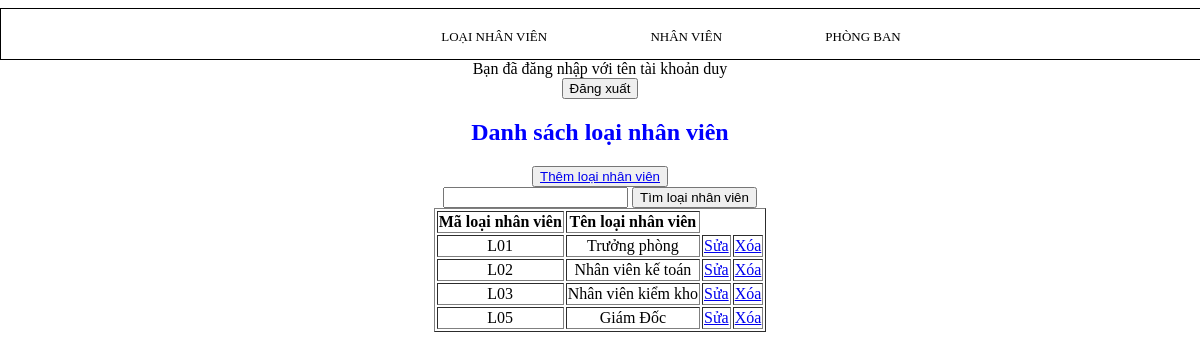
Page /Index_LNV.php (signed in) on the committed database.
### tables this page shows
CREATE TABLE `loainv` (
  `MALOAINV` varchar(5) NOT NULL,
  `TENLOAINV` varchar(20) NOT NULL
);

### Index_LNV.php (the view, shortened to what this page needs)
<!DOCTYPE html>
<html lang="en">
<head>
</head>
<body>
<?php
include('connectnv.php');
include('H.php');
?>
<?php
if (isset($_SESSION['use'])) echo 'Bạn đã đăng nhập với tên tài khoản '.$_SESSION['use'];
else header('Location: Login.php');
?>
<form method="post" action="Logout.php">
    <input type="submit" value="Đăng xuất" >
</form>
<div class="container">
    <div class="row">
        <h2 class="text-center" style="color: blue;">Danh sách loại nhân viên</h2>
        <button type="button" class="btn btn-default btn-lg"><a href="Creat_LNV.php">Thêm loại nhân viên</a></button>
        <form action="Index_LNV.php" method="get">
            <input name="keyword" placeholder="" value="">
            <input type="submit" value="Tìm loại nhân viên">
        </form>
        <table border="1" class="table" >
            <thead>
            <tr>
                <th>Mã loại nhân viên</th>
                <th>Tên loại nhân viên</th>
            </tr>
            </thead>
            <tbody>
            <tr>
                <?php
                $row_sql = "SELECT * FROM loainv";
                $row_thuchien=mysqli_query($dbc,$row_sql);
                while($dulieu =mysqli_fetch_array($row_thuchien)){
                ?>
                <td><?php echo $dulieu['MALOAINV']; ?></td>
                <td><?php echo $dulieu['TENLOAINV']; ?> </td>
                <td>
                    <a onclick=" return confirm('bạn có chắc muốn sửa không')" href="Update_LNV.php?id=<?php echo $dulieu['MALOAINV'] ?>" title="sửa">Sửa
                    </a>
                </td>
                <td>
                    <a onclick=" return confirm('bạn có chắc muốn xóa không') " href="Delete_LNV.php?id=<?php echo $dulieu['MALOAINV']; ?>" >Xóa
                    </a>
                </td>
            </tr>
            <?php 	} ?>
            </tbody>
        </table>
    </div>
</div>
</body>
</html>

### H.php (style rules this page uses)
* { text-align: center; margin-left: auto; margin-right: auto; }

### rows in the picture
loainv: MALOAINV "L01", TENLOAINV "Trưởng phòng"
loainv: MALOAINV "L02", TENLOAINV "Nhân viên kế toán"
loainv: MALOAINV "L03", TENLOAINV "Nhân viên kiểm kho"
loainv: MALOAINV "L05", TENLOAINV "Giám Đốc"

### other values in the picture
$_SESSION['use'] "duy"
